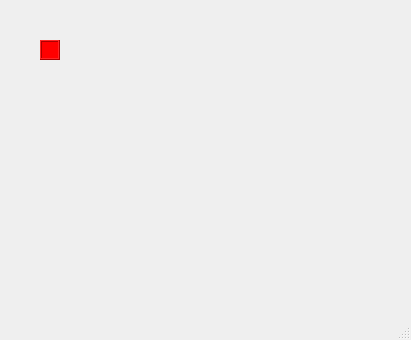
<?xml version="1.0" encoding="UTF-8"?>
<ui version="4.0">
 <class>MainWindow</class>
 <widget class="QMainWindow" name="MainWindow">
  <property name="geometry">
   <rect>
    <x>0</x>
    <y>0</y>
    <width>411</width>
    <height>340</height>
   </rect>
  </property>
  <property name="windowTitle">
   <string>MainWindow</string>
  </property>
  <widget class="QWidget" name="centralwidget">
   <widget class="QLabel" name="lblBlock">
    <property name="geometry">
     <rect>
      <x>40</x>
      <y>40</y>
      <width>20</width>
      <height>20</height>
     </rect>
    </property>
    <property name="styleSheet">
     <string notr="true">background-color: rgb(255, 0, 0);</string>
    </property>
    <property name="frameShape">
     <enum>QFrame::Shape::Box</enum>
    </property>
    <property name="frameShadow">
     <enum>QFrame::Shadow::Raised</enum>
    </property>
    <property name="text">
     <string/>
    </property>
   </widget>
  </widget>
  <widget class="QMenuBar" name="menubar">
   <property name="geometry">
    <rect>
     <x>0</x>
     <y>0</y>
     <width>411</width>
     <height>22</height>
    </rect>
   </property>
  </widget>
  <widget class="QStatusBar" name="statusBar"/>
 </widget>
 <resources/>
 <connections/>
</ui>
